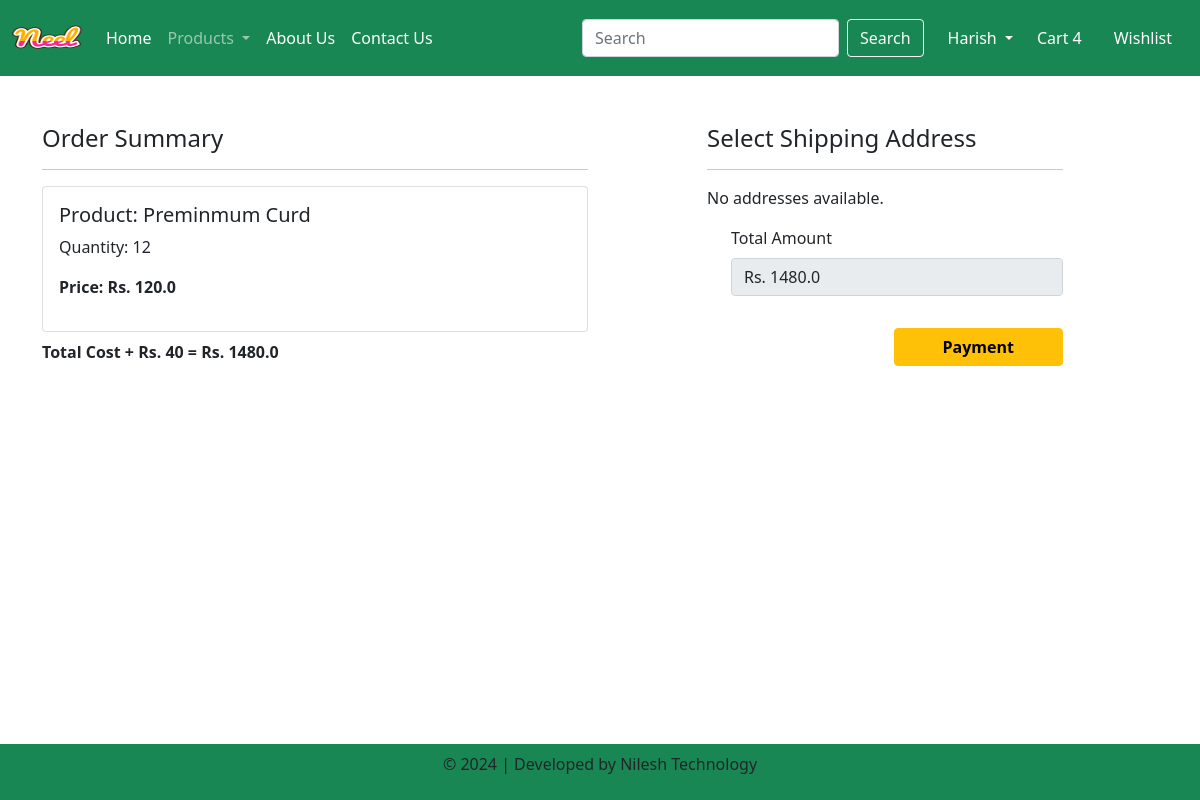
Screenshot of /checkout/ (signed in) with the database file from the repository.
### app/models.py (models this page shows, shortened)
class Cart(models.Model):
    user=models.ForeignKey(User,on_delete=models.CASCADE)
    product=models.ForeignKey(Product,on_delete=models.CASCADE)
    quantity=models.PositiveIntegerField(default=1)

class Product (models.Model):
    title= models.CharField(max_length=100)
    selling_price=models.FloatField()
    discounted_price=models.FloatField()
    description=models.TextField()
    composition=models.TextField(default='')
    prodapp=models.TextField(default='')
    category=models.CharField(choices=CATEGORY_CHOICES,max_length=2)
    product_image=models.ImageField(upload_to='product')

### app/views.py (the view)
# urls.py: path("checkout/", views.checkout.as_view(), name="checkout"),
class checkout(View):
    def get(self,request):
        user=request.user
        add=Customer.objects.filter(user=user)
        cart_items=Cart.objects.filter(user=user)
        famount=0
        for p in cart_items:
            value=p.quantity*p.product.discounted_price
            famount=famount+value
        totalamount=famount+40
        return render(request,'app/checkout.html',locals())

### app/templates/app/checkout.html (shortened to what this page needs)
{% extends 'app/base.html' %}
{% load static %}
{% block main-content %}
<div class="container">
    <div class="row mt-5">
        <div class="col-sm-6">
            <h4>Order Summary</h4>
            <hr>
            {% if cart_items %}
            {% for item in cart_items %}
            <div class="card mb-2">
                <div class="card-body">
                    <h5>Product: {{ item.product.title }}</h5>
                    <p>Quantity: {{ item.quantity }}</p>
                    <p class="fw-bold">Price: Rs. {{ item.product.discounted_price }}</p>
                </div>
            </div>
            {% endfor %}
            <p class="fw-bold">Total Cost + Rs. 40 = Rs. {{ totalamount }}</p>
            {% else %}
            <p>No items in cart.</p>
            {% endif %}
        </div>
        <div class="col-sm-4 offset-sm-1">
            <h4>Select Shipping Address</h4>
            <hr>
            <form method="post" id="myform">
                {% if add %}
                {% for ad in add %}
                <div class="card">
                    <div class="card-body">
                        <h5>{{ ad.name }}</h5>
                        <p>Mobile: {{ ad.mobile }}</p>
                        <p>{{ ad.locality }} {{ ad.city }} - {{ ad.zipcode }}</p>
                    </div>
                </div>
                <div class="form-check mt-2 mb-5">
                    <input class="form-check-input" type="radio" name="custid" id="custadd{{ forloop.counter }}" value="{{ ad.id }}">
                    <label class="form-check-label fw-bold" for="custadd{{ forloop.counter }}">Address {{ forloop.counter }}</label>
                </div>
                {% endfor %}
                {% else %}
                <p>No addresses available.</p>
                {% endif %}
                <div class="form-check mb-3">
                    <label for="totalamount" class="form-label">Total Amount</label>
                    <input type="text" class="form-control" name="totalamount" value="Rs. {{ totalamount }}" readonly>
                </div>
                <div class="text-end">
                    <button type="submit" class="btn btn-warning mt-3 px-5 fw-bold">Payment</button>
                </div>
            </form>
        </div>
    </div>
</div>
{% endblock main-content %}

### rows the page displays
Cart: product "Preminmum Curd", quantity "12", product.discounted_price "120.0"

### other values shown
{{ totalamount }} "1480.0"
